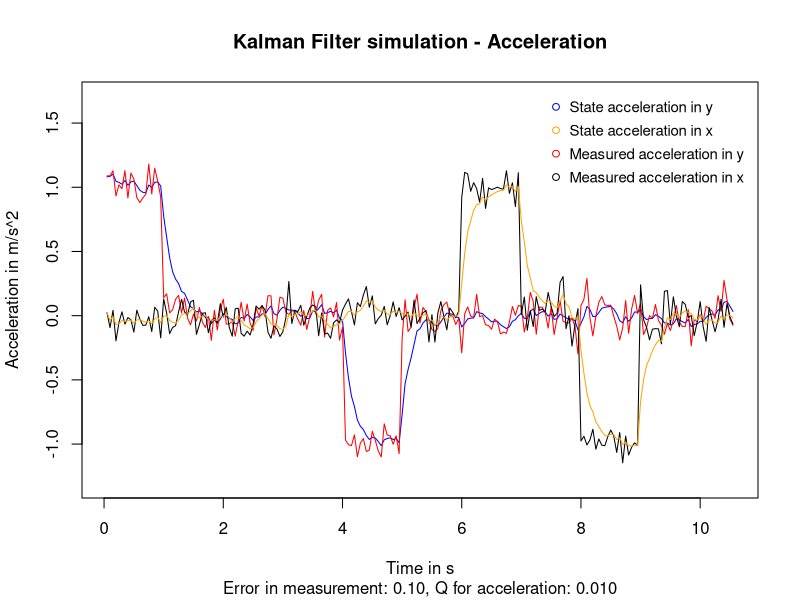

R code for this plot:
data <- read.table(
    "./2d_filter/plotting/c_out.txt",
    header = TRUE,
    sep = ",",
    dec = ".")

png(
    filename =
    "./2d_filter/images/plot_acc.png"
)

plot(
    data$Time, data$AccY,
    ylim = range(-1.3:2.3),
    col = "blue",
    type = "l",
    xlab = "Time in s",
    ylab = "Acceleration in m/s^2",
    main = "Kalman Filter simulation - Acceleration",
    sub = sprintf("Error in measurement: %1.2f, Q for acceleration: %1.3f", data[1, "AccError"], data[1, "Q_acc"])
)
lines(data$Time, data$MeasAccY, col = "red")
lines(data$Time, data$MeasAccX, col = "black")
lines(data$Time, data$AccX, col = "orange")

legend("topright",
        inset = 0.01,
        cex = 0.9,
        bty = "n",
        y.intersp = 1.3,
        legend = c("State acceleration in y", "State acceleration in x", "Measured acceleration in y", "Measured acceleration in x"),
        col = c("blue", "orange", "red", "black"),
        pch = c(1, 1, 1, 1))

dev.off()